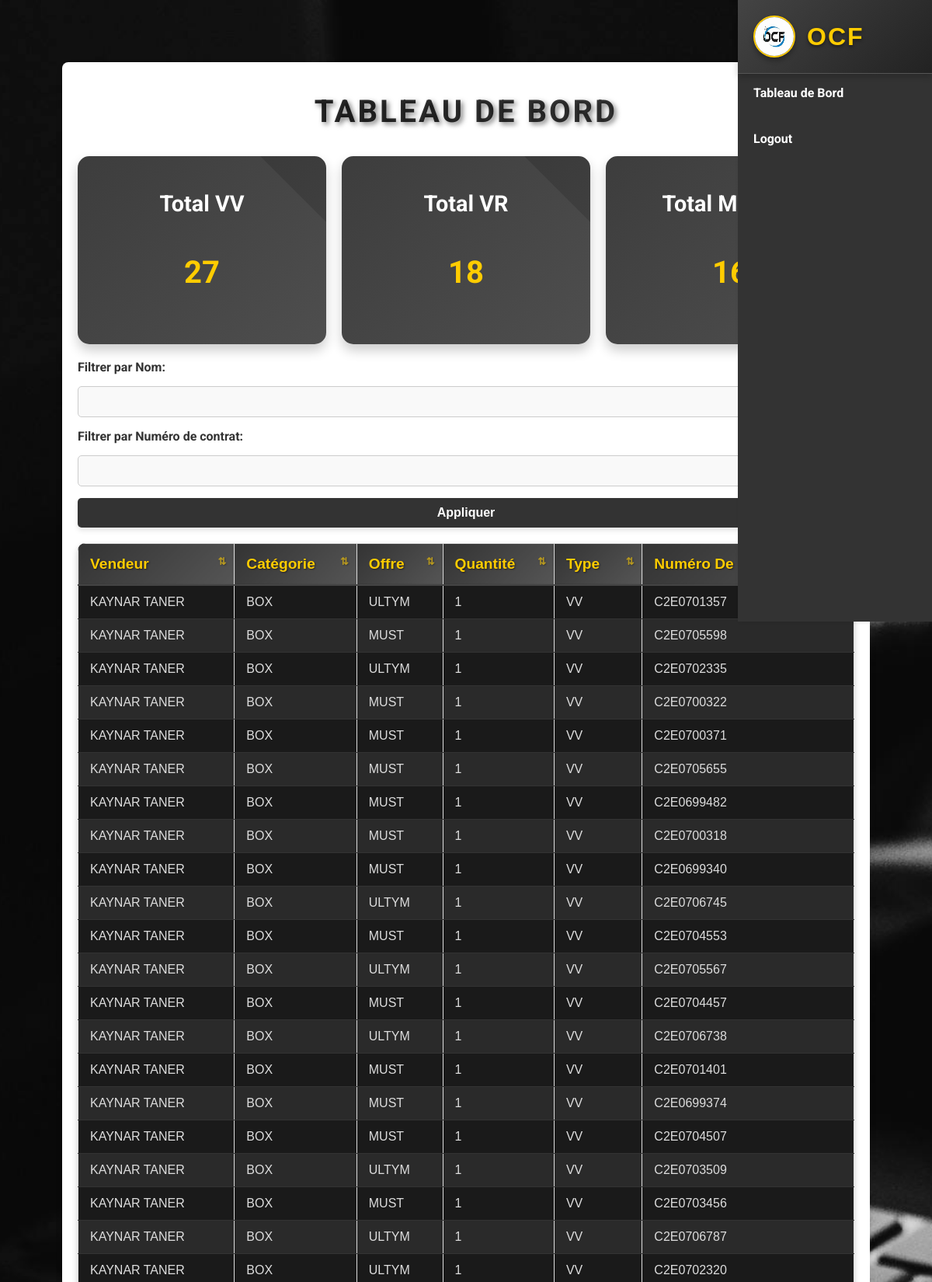
The page /dashboard (signed in, upper part) on the database its author committed.
### test.py (models this page shows)
class Sale(db.Model):
    id = db.Column(db.Integer, primary_key=True)
    date = db.Column(db.String(10), nullable=False)
    offer_type = db.Column(db.String(100), nullable=False)  # Box or Mobile
    plan = db.Column(db.String(100), nullable=False)
    quantity = db.Column(db.Integer, nullable=False)  # Quantité
    user_id = db.Column(db.Integer, db.ForeignKey('user.id'), nullable=False)
    class_type = db.Column(db.String(20), nullable=False)  # Ajout de la colonne classe
    contract_number = db.Column(db.String(50), nullable=False)  # Numéro de contrat

class User(db.Model):
    id = db.Column(db.Integer, primary_key=True)
    username = db.Column(db.String(80), unique=True, nullable=False)
    password = db.Column(db.String(200), nullable=False)
    plain_password = db.Column(db.String(200), nullable=True)  # Stockage en clair (temporaire)
    role = db.Column(db.String(20), default='user')  # user or admin
    sales = db.relationship('Sale', backref='user', lazy=True)

### test.py (the view)
@app.route('/dashboard', methods=['GET', 'POST'])
def dashboard():
    if 'user_id' not in session:
        return redirect(url_for('login'))
    user = User.query.get(session['user_id'])
    filter_username = request.form.get('filter_username', '').strip()
    filter_contract_number = request.form.get('filter_contract_number', '').strip()
    sales_query = Sale.query
    if user.role == 'admin':
        if filter_username:
            sales_query = sales_query.join(User).filter(User.username.ilike(f"%{filter_username}%"))
        if filter_contract_number:
            sales_query = sales_query.filter(Sale.contract_number.ilike(f"%{filter_contract_number}%"))
        all_sales = sales_query.all()
    elif user.role == 'user':
        sales_query = sales_query.filter_by(user_id=user.id)
        if filter_contract_number:
            sales_query = sales_query.filter(Sale.contract_number.ilike(f"%{filter_contract_number}%"))
        all_sales = sales_query.all()
    total_vv = sum(sale.quantity for sale in all_sales if sale.class_type == 'VV')
    total_vr = sum(sale.quantity for sale in all_sales if sale.class_type == 'VR')
    total_mobiles = sum(sale.quantity for sale in all_sales if sale.class_type == 'Mobiles')
    return render_template(
        'layout.html',
        page='dashboard',
        all_sales=all_sales,
        total_vv=total_vv,
        total_vr=total_vr,
        total_mobiles=total_mobiles,
        filter_username=filter_username,
        filter_contract_number=filter_contract_number
    )

### test.py (called while the page is built)
@app.before_request
def restrict_access():
    if 'user_id' in session:
        user = User.query.get(session['user_id'])
        if user:
            session['role'] = user.role
        else:
            session.pop('user_id', None)

### templates/layout.html (shortened to what this page needs)
<!DOCTYPE html>
<html lang="en">
<head>
    <link rel="stylesheet" href="{{ url_for('static', filename='style.css') }}">
</head>
<body>
   <div class="sidebar">
        <div class="logo">
            <img src="{{ url_for('static', filename='images/logo.jpg') }}" alt="OCF Logo">
            <span>OCF</span>
        </div>
        <ul class="menu">
        {% if session.get('role') == 'admin' %}
        <li><a href="/dashboard">Tableau de Bord</a></li>
        <li><a href="/admin/all_sales">Vendeurs</a></li>
        <li><a href="/admin/sales_ranking">Classement Vendeur</a></li>
        <li><a href="/admin/view_archives">Archives</a></li>
        <li><a href="/admin/upload_sales">Mise à jour des ventes</a></li>
        <li><a href="/admin/create_user">Ajout utilisateur</a></li>
        <li><a href="/admin/set_password">renitialiser mot de passe</a></li>
        <li><a href="/logout">Logout</a></li>
        {% elif session.get('role') == 'user' %}
        <li><a href="/dashboard">Tableau de Bord</a></li>
        <li><a href="/logout">Logout</a></li>
        {% else %}
        <li><a href="/login">Login</a></li>
        {% endif %}
    </ul>
    </div>
    <div class="container">
        {% if page == 'login' %}
        <div class="form-container">
            <h1 class="main-title gradient">Bienvenue chez OCF</h1>
            {% if error %}
            <p class="error">{{ error }}</p>
            {% endif %}
            <form method="POST" action="/login">
                <input type="text" name="username" placeholder="Entrer votre nom utilisateur" required>
                <input type="password" name="password" placeholder="Entrer votre mot de passe" required>
                <button type="submit">Login</button>
            </form>
        </div>
        {% elif page == 'dashboard' %}
        <h1>Tableau de Bord</h1>
        <div class="totals-container">
            <div class="card total-vv">
                <h2>Total VV</h2>
                <p class="total-number">{{ total_vv }}</p>
            </div>
            <div class="card total-vr">
                <h2>Total VR</h2>
                <p class="total-number">{{ total_vr }}</p>
            </div>
            <div class="card total-mobiles">
                <h2>Total Mobiles</h2>
                <p class="total-number">{{ total_mobiles }}</p>
            </div>
        </div>
         <form method="POST" action="/dashboard" class="filter-form">
         <label for="filter-username">Filtrer par Nom:</label>
         <input type="text" id="filter-username" name="filter_username" value="{{   filter_username or '' }}">
         <label for="filter-contract-number">Filtrer par Numéro de contrat:</label>
         <input type="text" id="filter-contract-number" name="filter_contract_number"        value="{{ filter_contract_number or '' }}">
             <button type="submit">Appliquer</button>
         </form>
        <table>
            <thead>
                <tr>
                    <th>Vendeur</th>
                    <th>Catégorie</th>
                    <th>Offre</th>
                    <th>Quantité</th>
                    <th>Type</th>
                    <th>Numéro de contrat</th>
                </tr>
            </thead>
            <tbody>
                {% for sale in all_sales %}
                <tr>
                    <td>{{ sale.user.username }}</td>
                    <td>{{ sale.offer_type }}</td>
                    <td>{{ sale.plan }}</td>
                    <td>{{ sale.quantity }}</td>
                    <td>{{ sale.class_type }}</td>
                    <td>{{ sale.contract_number }}</td>
                </tr>
                {% endfor %}
            </tbody>
        </table>
        {% endif %}
    </div>
</body>
</html>

### rows shown on the page
Sale: user.username "KAYNAR TANER", offer_type "BOX", plan "ULTYM", quantity "1", class_type "VV", contract_number "C2E0701357"
Sale: user.username "KAYNAR TANER", offer_type "BOX", plan "MUST", quantity "1", class_type "VV", contract_number "C2E0705598"
Sale: user.username "KAYNAR TANER", offer_type "BOX", plan "ULTYM", quantity "1", class_type "VV", contract_number "C2E0702335"
Sale: user.username "KAYNAR TANER", offer_type "BOX", plan "MUST", quantity "1", class_type "VV", contract_number "C2E0700322"
Sale: user.username "KAYNAR TANER", offer_type "BOX", plan "MUST", quantity "1", class_type "VV", contract_number "C2E0700371"
Sale: user.username "KAYNAR TANER", offer_type "BOX", plan "MUST", quantity "1", class_type "VV", contract_number "C2E0705655"
Sale: user.username "KAYNAR TANER", offer_type "BOX", plan "MUST", quantity "1", class_type "VV", contract_number "C2E0699482"
Sale: user.username "KAYNAR TANER", offer_type "BOX", plan "MUST", quantity "1", class_type "VV", contract_number "C2E0700318"
Sale: user.username "KAYNAR TANER", offer_type "BOX", plan "MUST", quantity "1", class_type "VV", contract_number "C2E0699340"
Sale: user.username "KAYNAR TANER", offer_type "BOX", plan "ULTYM", quantity "1", class_type "VV", contract_number "C2E0706745"
Sale: user.username "KAYNAR TANER", offer_type "BOX", plan "MUST", quantity "1", class_type "VV", contract_number "C2E0704553"
Sale: user.username "KAYNAR TANER", offer_type "BOX", plan "ULTYM", quantity "1", class_type "VV", contract_number "C2E0705567"
Sale: user.username "KAYNAR TANER", offer_type "BOX", plan "MUST", quantity "1", class_type "VV", contract_number "C2E0704457"
Sale: user.username "KAYNAR TANER", offer_type "BOX", plan "ULTYM", quantity "1", class_type "VV", contract_number "C2E0706738"
Sale: user.username "KAYNAR TANER", offer_type "BOX", plan "MUST", quantity "1", class_type "VV", contract_number "C2E0701401"
Sale: user.username "KAYNAR TANER", offer_type "BOX", plan "MUST", quantity "1", class_type "VV", contract_number "C2E0699374"
Sale: user.username "KAYNAR TANER", offer_type "BOX", plan "MUST", quantity "1", class_type "VV", contract_number "C2E0704507"
Sale: user.username "KAYNAR TANER", offer_type "BOX", plan "ULTYM", quantity "1", class_type "VV", contract_number "C2E0703509"
Sale: user.username "KAYNAR TANER", offer_type "BOX", plan "MUST", quantity "1", class_type "VV", contract_number "C2E0703456"
Sale: user.username "KAYNAR TANER", offer_type "BOX", plan "ULTYM", quantity "1", class_type "VV", contract_number "C2E0706787"
Sale: user.username "KAYNAR TANER", offer_type "BOX", plan "ULTYM", quantity "1", class_type "VV", contract_number "C2E0702320"

### other values the page prints
{{ total_vv }} "27"
{{ total_vr }} "18"
{{ total_mobiles }} "16"
